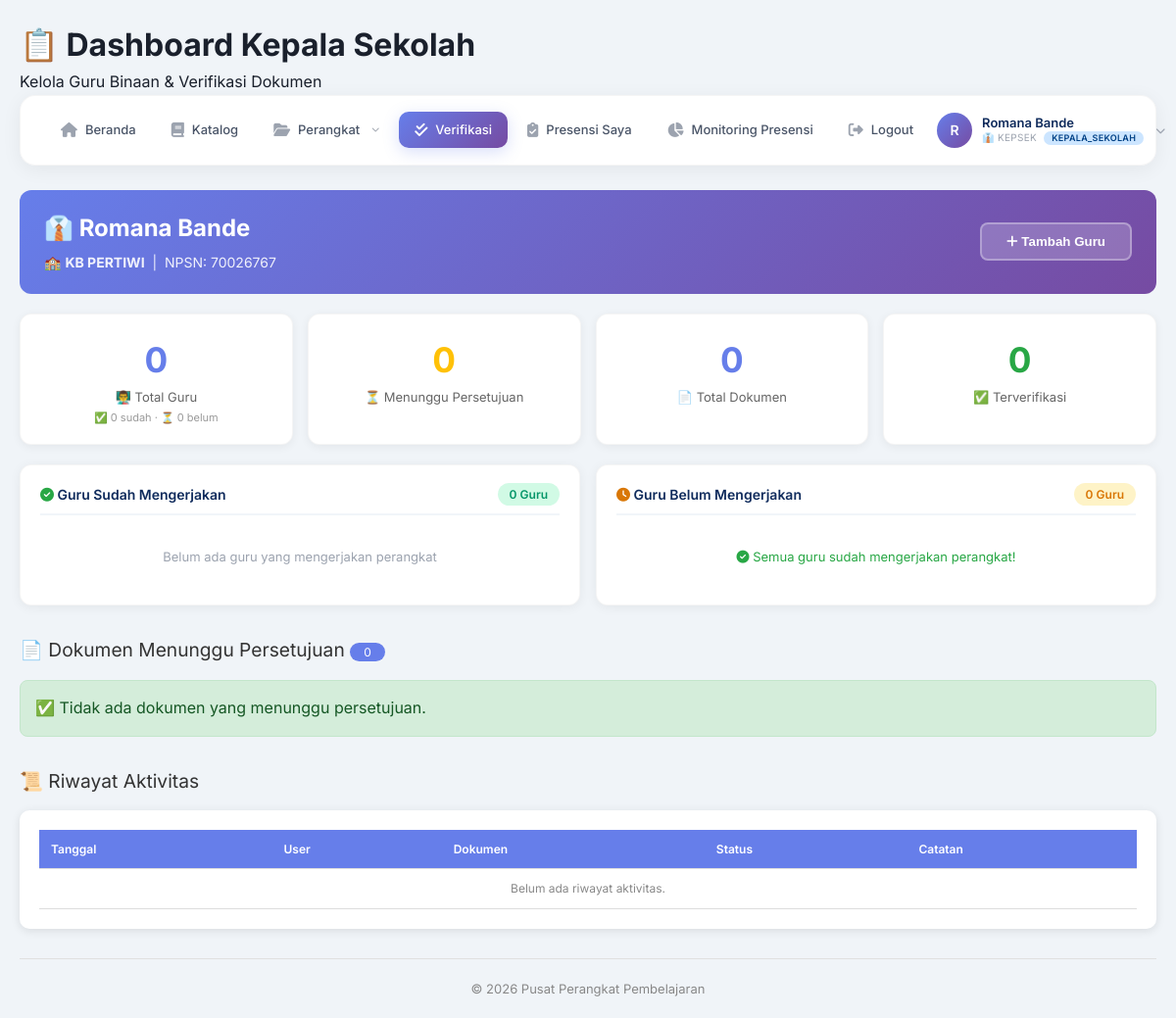
The page /kepsek_approve.php (signed in) on the database its author committed.
### tables this page shows
CREATE TABLE `users` (
  `id` int(11) NOT NULL,
  `name` varchar(100) NOT NULL,
  `email` varchar(100) NOT NULL,
  `password` varchar(255) NOT NULL,
  `role` enum('guru','kepala_sekolah','pengawas','dinas','admin') NOT NULL,
  `nip` varchar(20) DEFAULT NULL,
  `sekolah` varchar(100) DEFAULT NULL,
  `sekolah_id` int(11) DEFAULT NULL,
  `phone` varchar(15) DEFAULT NULL,
  `photo` varchar(255) DEFAULT NULL,
  `is_active` tinyint(1) DEFAULT 1,
  `created_at` timestamp NOT NULL DEFAULT current_timestamp(),
  `updated_at` timestamp NOT NULL DEFAULT current_timestamp() ON UPDATE current_timestamp()
);

CREATE TABLE `sekolah` (
  `id` int(11) NOT NULL,
  `nama_sekolah` varchar(100) NOT NULL,
  `npsn` varchar(10) DEFAULT NULL,
  `alamat` text DEFAULT NULL,
  `kelurahan` varchar(50) DEFAULT NULL,
  `kecamatan` varchar(50) DEFAULT NULL,
  `kabupaten` varchar(50) DEFAULT NULL,
  `provinsi` varchar(50) DEFAULT NULL,
  `kode_pos` varchar(10) DEFAULT NULL,
  `kepala_sekolah` int(11) DEFAULT NULL,
  `pengawas` int(11) DEFAULT NULL,
  `created_at` timestamp NOT NULL DEFAULT current_timestamp()
);

### config/database.php (called while the page is built, shortened)
<?php
$host = 'localhost';
$username = 'root';
$password = '';
$database = 'perangkat_pembelajaran';
$conn = mysqli_connect($host, $username, $password, $database);
mysqli_set_charset($conn, "utf8mb4");
function fetchAll($sql) {
    global $conn;
    $result = mysqli_query($conn, $sql);
    $data = [];
    return $data;
}
function fetchOne($sql) {
    global $conn;
    $result = mysqli_query($conn, $sql);
    return mysqli_fetch_assoc($result);
}
function getUserSekolah($user_id) {
    return fetchOne("
        SELECT u.*, s.id as sekolah_id, s.nama_sekolah, s.npsn, s.kecamatan
        FROM users u
        LEFT JOIN sekolah s ON u.sekolah_id = s.id
        WHERE u.id = $user_id
    ");
}
function getPerangkatPendingKepsek($kepsek_id) {
    $kepsek = fetchOne("SELECT sekolah_id FROM users WHERE id = $kepsek_id");
    $sekolah_id = $kepsek['sekolah_id'];
    return fetchAll("
        SELECT p.*, u.name as guru_name, u.nip as guru_nip,
               mp.nama_mapel, k.nama_kelas, k.jenjang
        FROM perangkat p
        JOIN users u ON p.id_guru = u.id
        JOIN mata_pelajaran mp ON p.id_mapel = mp.id
        JOIN kelas k ON p.id_kelas = k.id
        WHERE p.status = 'pending_kepsek'
          AND u.sekolah_id = $sekolah_id
        ORDER BY p.created_at ASC
    ");
}
?>

### kepsek_approve.php (the view, shortened to what this page needs)
<?php
include_once 'config/database.php';
$id_kepsek = $_SESSION['user_id'];
$kepsek_data = getUserSekolah($id_kepsek);
$sekolah_id = $kepsek_data['sekolah_id'] ?? 0;
$nama_sekolah = $kepsek_data['nama_sekolah'] ?? 'Sekolah belum terdaftar';
$sekolah_npsn = $kepsek_data['npsn'] ?? '-';
$guru_binaan = fetchAll("
    SELECT u.*,
           COUNT(p.id) as total_dokumen,
           SUM(CASE WHEN p.status = 'terverifikasi' THEN 1 ELSE 0 END) as dokumen_terverifikasi,
           SUM(CASE WHEN p.status = 'pending_kepsek' THEN 1 ELSE 0 END) as dokumen_pending_kepsek,
           SUM(CASE WHEN p.status = 'pending_pengawas' THEN 1 ELSE 0 END) as dokumen_pending_pengawas,
           SUM(CASE WHEN p.status = 'ditolak_kepsek' OR p.status = 'ditolak_pengawas' THEN 1 ELSE 0 END) as dokumen_ditolak,
           GROUP_CONCAT(DISTINCT p.judul SEPARATOR ', ') as judul_dokumen
    FROM users u
    LEFT JOIN perangkat p ON u.id = p.id_guru
    WHERE u.role = 'guru' AND u.sekolah_id = $sekolah_id
    GROUP BY u.id
    ORDER BY u.name
");
$guru_sudah = [];
$guru_belum = [];
$pending_list = getPerangkatPendingKepsek($id_kepsek);
$riwayat = fetchAll("
    SELECT rs.*, u.name as user_name, p.judul as perangkat_judul
    FROM riwayat_status rs
    JOIN users u ON rs.id_user = u.id
    LEFT JOIN perangkat p ON rs.id_perangkat = p.id
    WHERE u.sekolah_id = $sekolah_id
    ORDER BY rs.created_at DESC
    LIMIT 30
");
$total_guru = count($guru_binaan);
$total_pending = count($pending_list);
$total_dokumen = 0;
$total_terverifikasi = 0;
?>
<!DOCTYPE html>
<html lang="id">
<head>
    <link rel="stylesheet" href="https://cdnjs.cloudflare.com/ajax/libs/font-awesome/6.4.0/css/all.min.css">
</head>
<body>
    <div class="container">
        <header>
            <h1>📋 Dashboard Kepala Sekolah</h1>
            <p>Kelola Guru Binaan & Verifikasi Dokumen</p>
        </header>
        <?php include_once 'navbar.php'; ?>
        <main>
            <div class="dashboard-header">
                <div class="info">
                    <h2>👔 <?php echo $_SESSION['name']; ?></h2>
                    <p>🏫 <strong><?php echo $nama_sekolah; ?></strong> &nbsp;|&nbsp; NPSN: <?php echo $sekolah_npsn; ?></p>
                </div>
                <button class="btn-tambah-guru" onclick="openModal()"><i class="fas fa-plus"></i> Tambah Guru</button>
            </div>
            <div class="stats-grid">
                <div class="stat-card">
                    <div class="number"><?php echo $total_guru; ?></div>
                    <div class="label">👨‍🏫 Total Guru</div>
                    <div class="sub-label">✅ <?php echo count($guru_sudah); ?> sudah · ⏳ <?php echo count($guru_belum); ?> belum</div>
                </div>
                <div class="stat-card">
                    <div class="number orange"><?php echo $total_pending; ?></div>
                    <div class="label">⏳ Menunggu Persetujuan</div>
                </div>
                <div class="stat-card">
                    <div class="number"><?php echo $total_dokumen; ?></div>
                    <div class="label">📄 Total Dokumen</div>
                </div>
                <div class="stat-card">
                    <div class="number green"><?php echo $total_terverifikasi; ?></div>
                    <div class="label">✅ Terverifikasi</div>
                </div>
            </div>
            <div class="guru-grid">
                <div class="guru-card-section">
                    <div class="section-header">
                        <h4><i class="fas fa-check-circle" style="color:#28a745;"></i> Guru Sudah Mengerjakan</h4>
                        <span class="count sudah"><?php echo count($guru_sudah); ?> Guru</span>
                    </div>
                    <?php if (count($guru_sudah) > 0): ?>
                        <?php foreach ($guru_sudah as $g): ?>
                            <div class="guru-list-item">
                                <div class="guru-name">
                                    <span class="status-icon sudah"><i class="fas fa-check-circle"></i></span>
                                    <span><?php echo $g['name']; ?></span>
                                    <?php if (!empty($g['nip'])): ?>
                                        <span style="font-size:10px; color:#999;">(<?php echo $g['nip']; ?>)</span>
                                    <?php endif; ?>
                                </div>
                                <div class="guru-stats">
                                    <span class="sudah-count">✅ <?php echo $g['dokumen_terverifikasi']; ?></span>
                                    <span class="pending-count">⏳ <?php echo $g['dokumen_pending_kepsek'] + $g['dokumen_pending_pengawas']; ?></span>
                                    <span class="ditolak-count">❌ <?php echo $g['dokumen_ditolak']; ?></span>
                                    <span>📄 <?php echo $g['total_dokumen']; ?></span>
                                </div>
                            </div>
                        <?php endforeach; ?>
                    <?php else: ?>
                        <div class="no-guru-text">Belum ada guru yang mengerjakan perangkat</div>
                    <?php endif; ?>
                </div>
                <div class="guru-card-section">
                    <div class="section-header">
                        <h4><i class="fas fa-clock" style="color:#d97706;"></i> Guru Belum Mengerjakan</h4>
                        <span class="count belum"><?php echo count($guru_belum); ?> Guru</span>
                    </div>
                    <?php if (count($guru_belum) > 0): ?>
                        <?php foreach ($guru_belum as $g): ?>
                            <div class="guru-list-item">
                                <div class="guru-name">
                                    <span class="status-icon belum"><i class="fas fa-clock"></i></span>
                                    <span><?php echo $g['name']; ?></span>
                                    <?php if (!empty($g['nip'])): ?>
                                        <span style="font-size:10px; color:#999;">(<?php echo $g['nip']; ?>)</span>
                                    <?php endif; ?>
                                </div>
                                <div class="guru-stats">
                                    <span style="color:#d97706;">⏳ Belum membuat perangkat</span>
                                </div>
                                <div class="guru-actions">
                                    <a href="?toggle=1&id=<?php echo $g['id']; ?>" class="btn-sm btn-toggle <?php echo $g['is_active'] ? 'active' : ''; ?>" onclick="return confirm('Ubah status guru ini?')">
                                        <?php echo $g['is_active'] ? '🔴' : '🟢'; ?>
                                    </a>
                                    <?php if ($g['total_dokumen'] == 0): ?>
                                        <a href="?delete=1&id=<?php echo $g['id']; ?>" class="btn-sm btn-delete" onclick="return confirm('Hapus guru ini?')">🗑️</a>
                                    <?php endif; ?>
                                </div>
                            </div>
                        <?php endforeach; ?>
                    <?php else: ?>
                        <div class="no-guru-text" style="color:#28a745;">
                            <i class="fas fa-check-circle"></i> Semua guru sudah mengerjakan perangkat!
                        </div>
                    <?php endif; ?>
                </div>
            </div>
            <div class="section-title">
                <span>📄 Dokumen Menunggu Persetujuan <span class="badge-count"><?php echo $total_pending; ?></span></span>
            </div>
            <?php if (count($pending_list) > 0): ?>
                <div class="table-container">
                    <table>
                        <thead>
                            <tr>
                                <th>No</th>
                                <th>Judul</th>
                                <th>Guru</th>
                                <th>Mapel</th>
                                <th>Kelas</th>
                                <th>File</th>
                                <th>Status</th>
                                <th>Aksi</th>
                            </tr>
                        </thead>
                        <tbody>
                            <?php $no = 1; foreach ($pending_list as $p): ?>
                            <tr>
                                <td><?php echo $no++; ?></td>
                                <td><strong><?php echo $p['judul']; ?></strong></td>
                                <td><?php echo $p['guru_name']; ?></td>
                                <td><?php echo $p['nama_mapel']; ?></td>
                                <td>Kelas <?php echo $p['nama_kelas']; ?> (<?php echo $p['jenjang']; ?>)</td>
                                <td>
                                    <?php if (file_exists($p['file_path'])): ?>
                                        <a href="<?php echo $p['file_path']; ?>" target="_blank" class="btn-download">👁️ Lihat</a>
                                    <?php else: ?>
                                        <span style="color:#dc3545;">File tidak ada</span>
                                    <?php endif; ?>
                                </td>
                                <td>
                                    <span class="status-badge status-pending">⏳ Pending</span>
                                </td>
                                <td>
                                    <form action="" method="POST" style="display:inline;">
                                        <input type="hidden" name="id_perangkat" value="<?php echo $p['id']; ?>">
                                        <input type="hidden" name="action_approve" value="approve">
                                        <button type="submit" class="btn-approve" onclick="return confirm('Setuju dan tanda tangani dokumen ini?')">
                                            ✅ TTD
                                        </button>
                                    </form>
                                    <form action="" method="POST" class="reject-form" style="display:inline-flex; margin-top:5px;">
                                        <input type="hidden" name="id_perangkat" value="<?php echo $p['id']; ?>">
                                        <input type="hidden" name="action_approve" value="reject">
                                        <input type="text" name="catatan" placeholder="Alasan ditolak..." style="padding:3px 8px; font-size:12px; width:120px; border:1px solid #ddd; border-radius:4px;">
                                        <button type="submit" class="btn-reject" onclick="return confirm('Tolak dokumen ini?')">❌ Tolak</button>
                                    </form>
                                </td>
                            </tr>
                            <?php endforeach; ?>
                        </tbody>
                    </table>
                </div>
            <?php else: ?>
                <div class="alert alert-success">
                    ✅ Tidak ada dokumen yang menunggu persetujuan.
                </div>
            <?php endif; ?>
            <div class="section-title">
                <span>📜 Riwayat Aktivitas</span>
            </div>
            <div class="table-container">
                <table>
                    <thead>
                        <tr>
                            <th>Tanggal</th>
                            <th>User</th>
                            <th>Dokumen</th>
                            <th>Status</th>
                            <th>Catatan</th>
                        </tr>
                    </thead>
                    <tbody>
                        <?php if (count($riwayat) > 0): ?>
                            <?php foreach ($riwayat as $r): ?>
                            <tr>
                                <td><?php echo date('d/m/Y H:i', strtotime($r['created_at'])); ?></td>
                                <td><?php echo $r['user_name']; ?></td>
                                <td><?php echo $r['perangkat_judul'] ?? 'ID: ' . $r['id_perangkat']; ?></td>
                                <td>
                                    <span class="status-badge
                                        <?php echo $r['status_akhir'] == 'terverifikasi' ? 'status-approved' :
                                                ($r['status_akhir'] == 'pending_kepsek' ? 'status-pending' :
                                                'status-rejected'); ?>">
                                        <?php echo str_replace('_', ' ', $r['status_akhir']); ?>
                                    </span>
                                </td>
                                <td><?php echo $r['catatan'] ?? '-'; ?></td>
                            </tr>
                            <?php endforeach; ?>
                        <?php else: ?>
                            <tr>
                                <td colspan="5" style="text-align:center; color:#888;">Belum ada riwayat aktivitas.</td>
                            </tr>
                        <?php endif; ?>
                    </tbody>
                </table>
            </div>
        </main>
        <footer style="text-align:center; margin-top:30px; color:#888; font-size:13px; border-top:1px solid #e0e0e0; padding-top:20px;">
            <p>&copy; 2026 Pusat Perangkat Pembelajaran</p>
        </footer>
    </div>
</body>
</html>

### rows shown on the page
users: sekolah.nama_sekolah "KB PERTIWI", sekolah.npsn "70026767", sekolah "0"

### other values the page prints
substr($_SESSION['name'], 0, 1) "R"
$_SESSION['name'] "Romana Bande"
$role_display "👔 KEPSEK"
$_SESSION['role'] "KEPALA_SEKOLAH"
$total_guru "0"
count($guru_sudah) "0"
count($guru_belum) "0"
$total_dokumen "0"
$total_terverifikasi "0"
